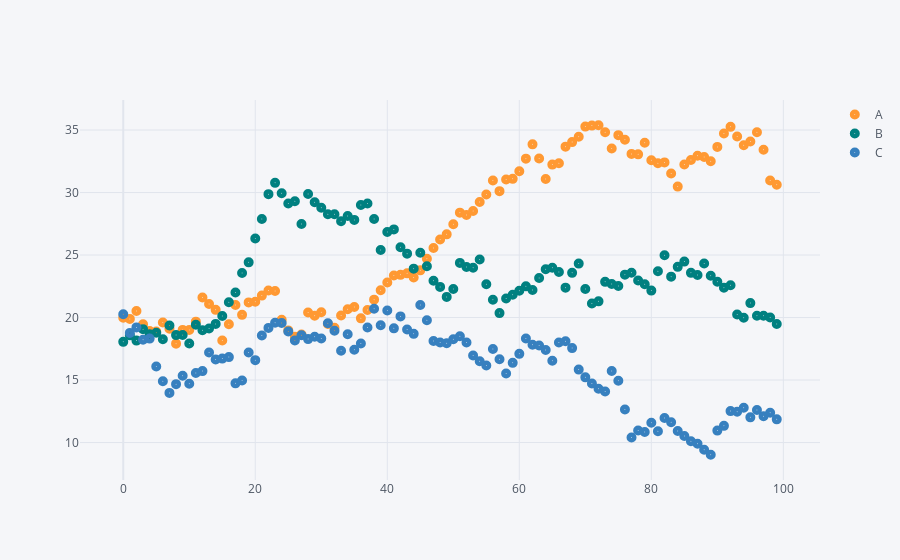

Write notebook code for a chart like this one.
### Markdown cell above
- Colors can be assigned as either a list or dicitonary by using color. The marker symbol can be defined by using symbol

### Code cell
df.iplot(kind='scatter',mode='markers',symbol='circle-dot',colors=['orange','teal','blue','yellow'],size=10)
